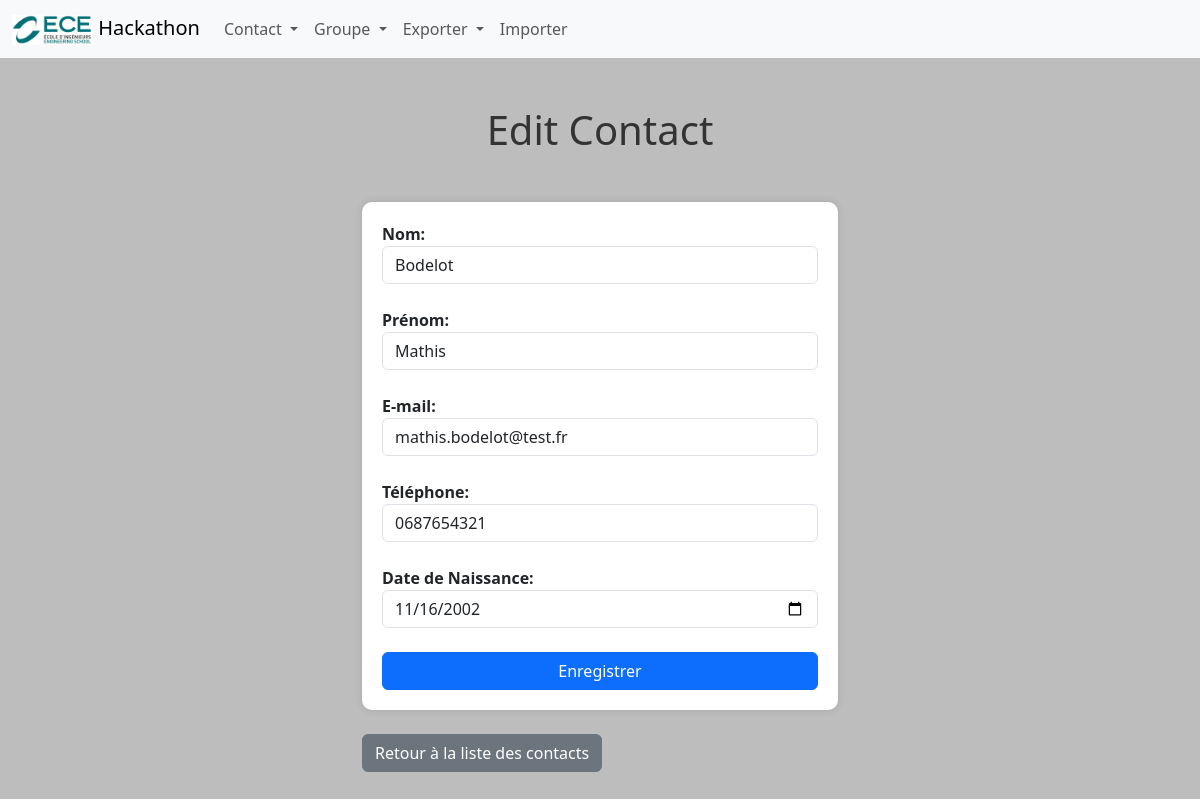
/contacts/2/edit, run on the app's committed database.
### tables this page shows
CREATE TABLE Contact(
    id_contact     INTEGER PRIMARY KEY AUTOINCREMENT NOT NULL ,
    nom            Varchar (50) NOT NULL ,
    prenom         Varchar (50) NOT NULL ,
    e_mail         Varchar (100) NOT NULL ,
    tel            Varchar (20) NOT NULL ,
    date_naissance Date NOT NULL ,
    created_date   Datetime NOT NULL ,
    updated_date   Datetime NOT NULL,
    id_user        INTEGER NOT NULL,
    FOREIGN KEY (id_user) REFERENCES User(id_user)
);

### main.py (the view, shortened to what this page needs)
@app.route("/contacts/<int:contactId>/edit", methods=['GET', 'POST'])
def edit_contact(contactId):
    query = "SELECT * FROM Contact WHERE id_contact = ?"
    values = (contactId,)
    contact = recup_bdd(query, values, True)
    if request.method == 'GET':
        if contact:
            return render_template('contactEdit.html', contact=contact)

### function.py (called while the page is built)
def connect_db():
    return sqlite3.connect('hackathon_bdd.sqlite')

def recup_bdd(query: str, values=None, doOne: bool = False):
    connection = connect_db()
    cursor = connection.cursor()
    if values:
        cursor.execute(query, values)
    else:
        cursor.execute(query)
    if doOne:
        result = cursor.fetchone()
    else:
        result = cursor.fetchall()
    connection.close()
    return result

### templates/contactEdit.html (shortened to what this page needs)
{% extends "layout/base.html" %}
{% block content %}
    {% include 'layout/navbar.html' %}
    <h1 class="m-5">Edit Contact</h1>
    <div class="container mb-5 mt-5">
        <form method="POST" action="{{ url_for('edit_contact', contactId=contact[0]) }}">
            <label for="nom">Nom:</label>
            <input type="text" class="form-control" name="nom" value="{{ contact[1] }}" required><br>
            <label for="prenom">Prénom:</label>
            <input type="text" class="form-control" name="prenom" value="{{ contact[2] }}" required><br>
            <label for="email">E-mail:</label>
            <input type="email" class="form-control" name="email" value="{{ contact[3] }}" required><br>
            <label for="tel">Téléphone:</label>
            <input type="tel" class="form-control" name="tel" value="{{ contact[4] }}" required><br>
            <label for="dob">Date de Naissance:</label>
            <input type="date" class="form-control" name="dob" value="{{ contact[5] }}" required><br>
            <button type="submit" class="btn btn-primary">Enregistrer</button>
        </form>
        <br>
        <a href="{{ url_for('liste_contacts') }}" class="btn btn-secondary">Retour à la liste des contacts</a>
    </div>
{% endblock %}

### static/styles.css (style rules this page uses)
body { background: #bdbdbd; font-family: 'Segoe UI', Tahoma, Geneva, Verdana, sans-serif; }
h1 { text-align: center; color: #333; }
.container { max-width: 500px; }
form { background-color: #ffffff; padding: 20px; border-radius: 10px; box-shadow: 0 0 10px rgba(0, 0, 0, 0.1); }
label { font-weight: bold; }
button { width: 100%; }

### data on the page
Contact: nom "Bodelot", prenom "Mathis", email "mathis.bodelot@test.fr", tel "0687654321", dob "11/16/2002"
